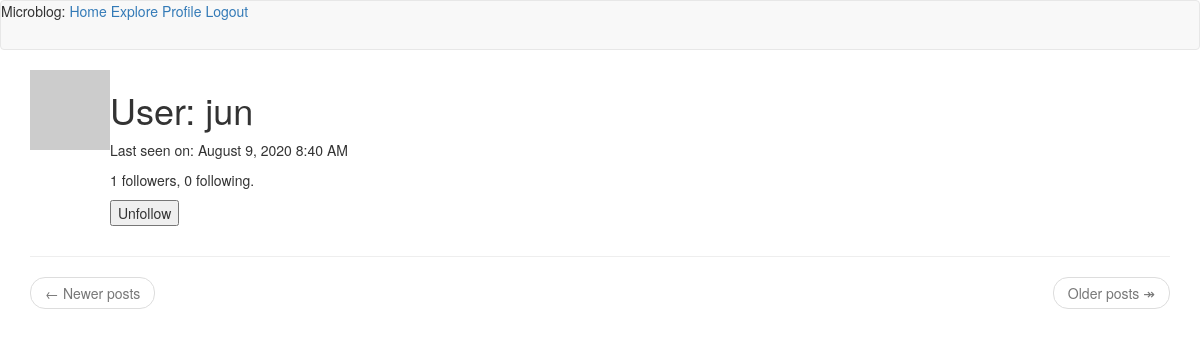
The page /user/jun (signed in) on the database as committed earlier.
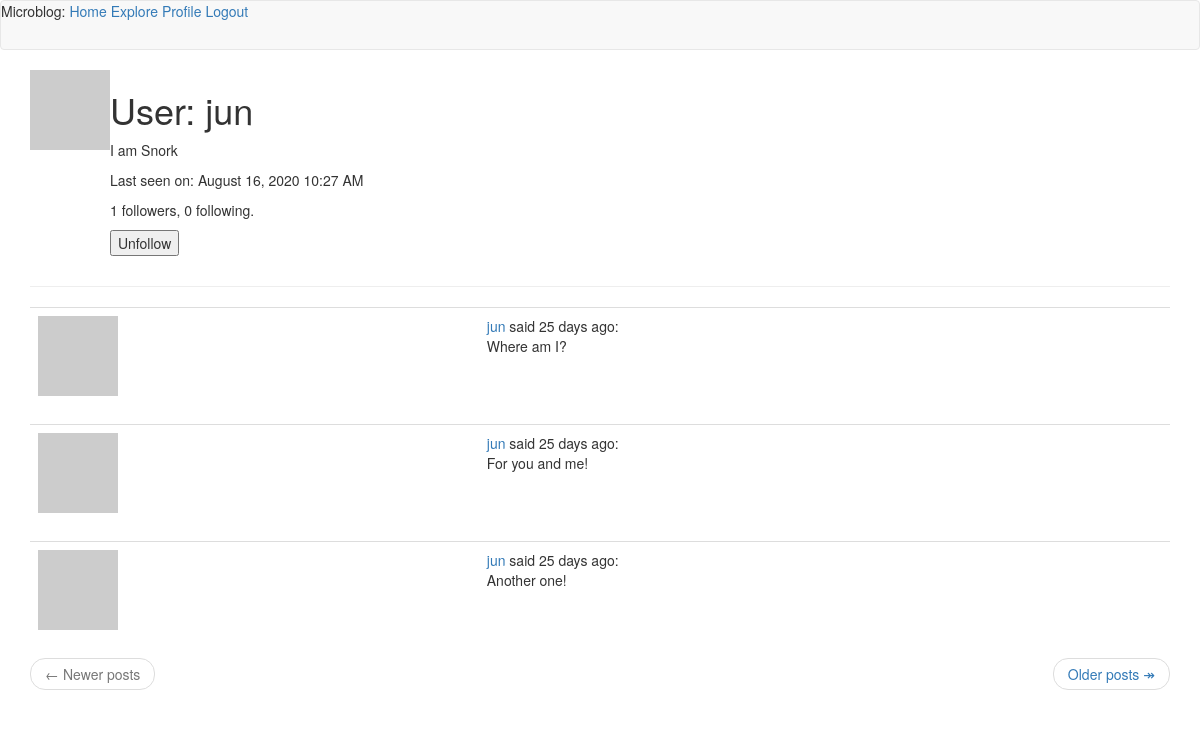
The same page on the database as committed later.
### app/models.py (models this page shows, shortened)
class User(UserMixin, db.Model):
    id = db.Column(db.Integer, primary_key=True)
    username = db.Column(db.String(64), index=True, unique=True)
    email = db.Column(db.String(120), index=True, unique=True)
    password_hash = db.Column(db.String(128))
    posts = db.relationship('Post', backref='author', lazy='dynamic')
    about_me = db.Column(db.String(140))
    last_seen = db.Column(db.DateTime, default=datetime.utcnow)
    followed = db.relationship(
        'User',
        secondary=followers,
        primaryjoin=(followers.c.follower_id == id),
        secondaryjoin=(followers.c.followed_id == id),
        backref=db.backref('followers', lazy='dynamic'),
        lazy='dynamic'
    )
    def avatar(self, size):
        digest = md5(self.email.lower().encode('utf-8')).hexdigest()
        return f'https://www.gravatar.com/avatar/{digest}?d=identicon&s={size}'
    def is_following(self, user):
        return self.followed.filter(
            followers.c.followed_id == user.id).count() > 0

class Post(db.Model):
    id = db.Column(db.Integer, primary_key=True)
    body = db.Column(db.String(140))
    timestamp = db.Column(db.DateTime, index=True, default=datetime.utcnow)
    user_id = db.Column(db.Integer, db.ForeignKey('user.id'))
    language = db.Column(db.String(5))

### app/routes.py (the view)
@app.route('/user/<username>')
@login_required
def user(username):
    user = User.query.filter_by(username=username).first_or_404()
    page = request.args.get('page', 1, type=int)
    posts = user.posts.order_by(Post.timestamp.desc()).paginate(
        page, app.config['POSTS_PER_PAGE'], False)
    next_url = url_for('user', username=user.username, page=posts.next_num) \
        if posts.has_next else None
    prev_url = url_for('user', username=user.username, page=posts.prev_num) \
        if posts.has_prev else None
    form = EmptyForm()
    return render_template('user.html', user=user, posts=posts.items, next_url=next_url,
                           prev_url=prev_url, form=form)

### app/forms.py
class EmptyForm(FlaskForm):
    submit = SubmitField('Submit')

### app/models.py (called while the page is built)
@login.user_loader
def load_user(id):
    return User.query.get(int(id))

### app/routes.py (called while the page is built)
@app.before_request
def before_request():
    if current_user.is_authenticated:
        current_user.last_seen = datetime.utcnow()
        db.session.commit()
    g.locale = str(get_locale())

### app/templates/user.html (shortened to what this page needs)
{% extends "base.html" %}
{% block app_content %}
    <table>
        <tr valign="top">
            <td><img src="{{ user.avatar(128) }}"></td>
            <td>
                <h1>User: {{ user.username }}</h1>
                {% if user.about_me %}<p>{{ user.about_me }}</p>{% endif %}
                {% if user.last_seen %}<p>Last seen on: {{ moment(user.last_seen).format('LLL') }}</p>{% endif %}
                <p>{{ user.followers.count() }} followers, {{ user.followed.count() }} following.</p>
                {% if user == current_user %}
                <p><a href="{{ url_for('edit_profile') }}">Edit your profile</a></p>
                {% else %}
                <p>
                    <form action="{{ url_for('unfollow', username=user.username) }}" method="post">
                        {{ form.submit(value='Unfollow') }}
                    </form>
                </p>
                {% endif %}
            </td>
        </tr>
    </table>
    <hr>
    {% for post in posts %}
        {% include '_post.html' %}
    {% endfor %}
    <nav aria-label="...">
        <ul class="pager">
          <li class="previous{% if not prev_url %} disabled {% endif %}">
            <a href="{{ prev_url or '#' }}">
              <span aria-hidden="true">&larr;</span> Newer posts
            </a>
          </li>
          <li class="next{% if not next_url %} disabled{% endif %}">
            <a href="{{ next_url or '#' }}">
              Older posts <span aria-hidden="true">&Rarr;</span>
            </a>
          </li>
        </ul>
      </nav>
{% endblock %}

### app/templates/base.html (shortened to what this page needs)
{% extends 'bootstrap/base.html' %}
{% block navbar %}
<nav class="navbar navbar-default">
  Microblog:
  <a href="{{ url_for('index') }}">Home</a>
  <a href="{{ url_for('explore' )}}">Explore</a>
  {% if current_user.is_anonymous %}
  <a href="{{ url_for('login') }}">Login</a>
  {% else %}
  <a href="{{ url_for('user', username=current_user.username) }}">Profile</a>
  <a href="{{ url_for('logout') }}">Logout</a>
  {% endif %}
</nav>
{% endblock %}
{% block content %}
<div class="container">
    {% block app_content %}{% endblock %}
</div>
{% endblock %}

### app/templates/_post.html (shortened to what this page needs)
<table class="table table-hover">
  <tr>
    <td widtth="70px">
      <a href="{{ url_for('user', username=post.author.username) }}">
      <img src="{{ post.author.avatar(70) }}" />
    </td>
    <td>
      <a href="{{ url_for('user', username=post.author.username) }}">
        {{ post.author.username }}
      </a>
      said {{ moment(post.timestamp).fromNow() }}: <br />
      <span id="post{{ post.id }}">{{ post.body }}</span>
    </td>
  </tr>
</table>

Rows that differ between the two databases and show on the page:
changed User "jun": about_me (not shown) → "I am Snork"; last_seen "August 9, 2020 8:40 AM" → "August 16, 2020 10:27 AM"
added Post: author.username "jun", timestamp "25 days ago", body "Where am I?"
added Post: author.username "jun", timestamp "25 days ago", body "For you and me!"
added Post: author.username "jun", timestamp "25 days ago", body "Another one!"
